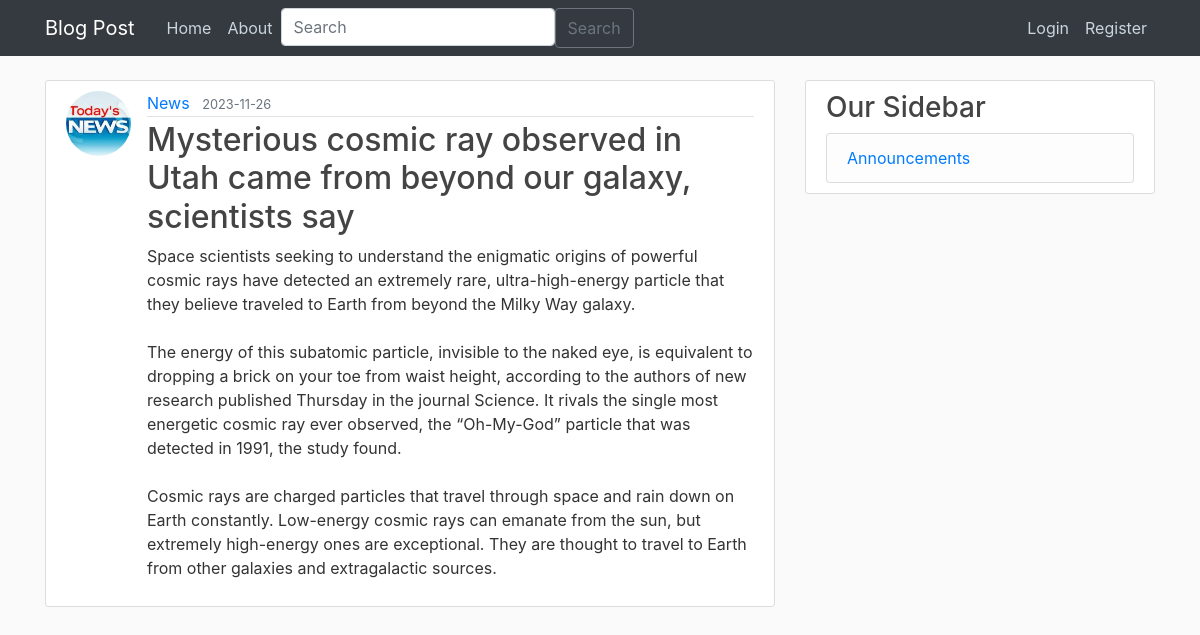
Screenshot of /blog/post/25 with the database file from the repository.
### flaskproject/models.py (models this page shows, shortened)
class User(db.Model, UserMixin):
    id = db.Column(db.Integer, primary_key=True)
    username = db.Column(db.String(20), unique=True, nullable=False)
    email = db.Column(db.String(120), unique=True, nullable=False)
    image_file = db.Column(db.String(20), nullable=False, default="default.jpg")
    password = db.Column(db.String(60), nullable=False)
    posts = db.relationship("Post", backref="author", lazy=True)

class Post(db.Model):
    id = db.Column(db.Integer, primary_key=True)
    title = db.Column(db.String(100), nullable=False)
    date_posted = db.Column(db.DateTime, nullable=False, default=datetime.utcnow)
    content = db.Column(db.Text, nullable=False)
    user_id = db.Column(db.Integer, db.ForeignKey("user.id"), nullable=False)

### flaskproject/posts/routes.py (the view)
@posts.route("/post/<int:post_id>")
def post(post_id):
    post = Post.query.get_or_404(
        post_id
    )  # give the post with this id if exist or 404 if doesn't
    return render_template("post.html", title=post.title, post=post)

### flaskproject/posts/forms.py
class SearchForm(FlaskForm):
    searched = StringField("Searched", validators=[DataRequired()])
    submit = SubmitField("Submit")

### flaskproject/posts/routes.py (called while the page is built)
@posts.app_context_processor
def base():
    form = SearchForm()
    return dict(form=form)

### flaskproject/templates/post.html (shortened to what this page needs)
{% extends "layout.html" %}
{% block content %}
  <article class="media content-section">
    <img class="rounded-circle article-img" src="{{ url_for('static', filename='profile_pics/' + post.author.image_file) }}">
    <div class="media-body">
      <div class="article-metadata">
        <a class="mr-2" href="{{ url_for('users.user_posts', username=post.author.username) }}">{{ post.author.username }}</a>
        <small class="text-muted">{{ post.date_posted.strftime('%Y-%m-%d') }}</small>
      </div>
      <h2 class="article-title">{{ post.title }}</h2>
      <p class="article-content">{{ post.content }}</p>
    </div>
  </article>
{% endblock content %}

### flaskproject/static/main.css (style rules this page uses)
body { background: #fafafa; color: #333333; margin-top: 5rem; }
h1, h2, h3, h4, h5, h6 { color: #444444; }
.content-section { background: #ffffff; padding: 10px 20px; border: 1px solid #dddddd; border-radius: 3px; margin-bottom: 20px; }
.article-title { color: #444444; }
.article-content { white-space: pre-line; }
.article-img { height: 65px; width: 65px; margin-right: 16px; }
.article-metadata { padding-bottom: 1px; margin-bottom: 4px; border-bottom: 1px solid #e3e3e3 }

### rows the page displays
User: image_file (picture), author.username "News"
Post: date_posted "2023-11-26", title "Mysterious cosmic ray observed in Utah came from beyond our galaxy, scientists say", content "Space scientists seeking to understand the enigmatic origins of powerful cosmic rays have detected an extremely rare, ultra-high-energy particle that they believe traveled to Earth from beyond the Milky Way galaxy. The energy of this subatomic particle, invisible to the naked eye, is equivalent to dropping a brick on your toe from waist height, according to the authors of new research published Thursday in the journal Science. It rivals the single most energetic cosmic ray ever observed, the “Oh-My-God” particle that was detected in 1991, the study found. Cosmic rays are charged particles that travel through space and rain down on Earth constantly. Low-energy cosmic rays can emanate from…"
